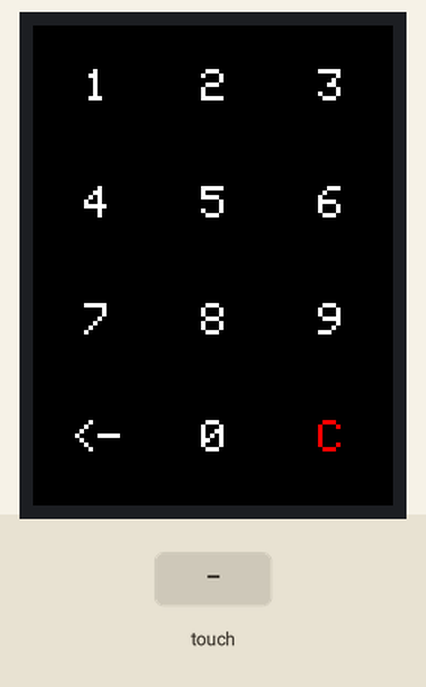
This sketch was run on a simulated ESP32. Shown: 240×320 colour display. The inputs (shaded band) are chosen by the test bench. What the sketch prints to the serial monitor is not drawn.

Above: at 1.5 s.
1.6 s: screen touched at 13 % across, 10 % down
At 1.68 s:
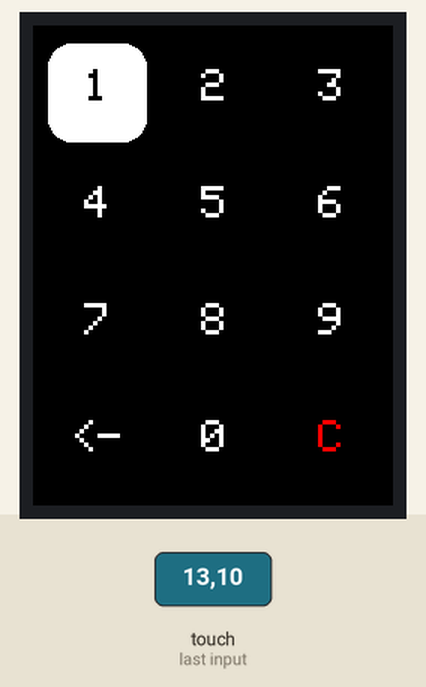
3.2 s: screen touched at 13 % across, 90 % down
At 3.28 s:
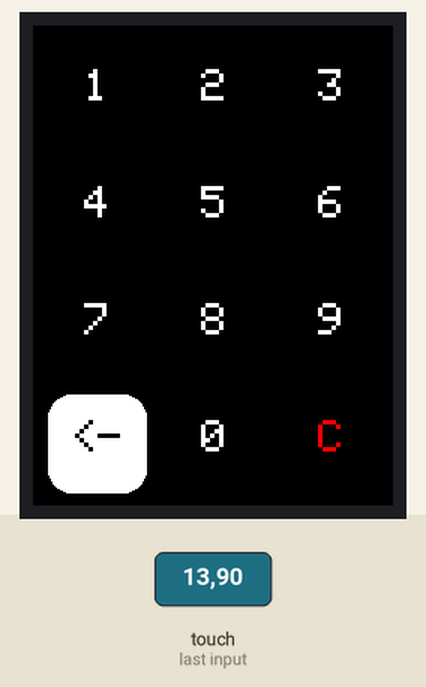
4.8 s: screen touched at 87 % across, 90 % down
At 4.88 s:
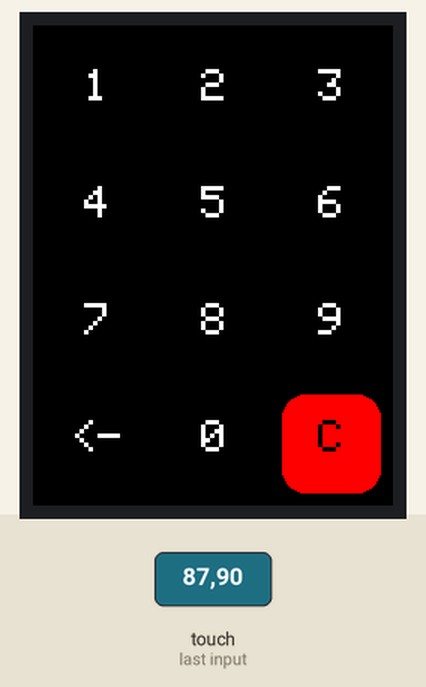
Timing chart, 0 to 7.8 s (numbered marks = the images above; inputs shaded):
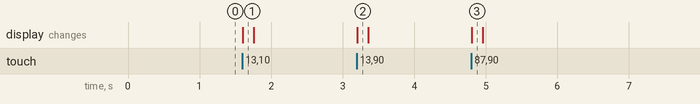

The sketch:

KEYPAD_TEST_WIP.ino
```cpp
/*
  The TFT_eSPI library incorporates an Adafruit_GFX compatible
  button handling class, this sketch is based on the Arduin-o-phone
  example.

  This example diplays a keypad where numbers can be entered and
  send to the Serial Monitor window.

  The sketch has been tested on the ESP8266 (which supports SPIFFS)

  The minimum screen size is 320 x 240 as that is the keypad size.
*/

// The SPIFFS (FLASH filing system) is used to hold touch screen
// calibration data

#include "FS.h"

#include <SPI.h>
#include <TFT_eSPI.h>      // Hardware-specific library

TFT_eSPI tft = TFT_eSPI(); // Invoke custom library

// This is the file name used to store the calibration data
// You can change this to create new calibration files.
// The SPIFFS file name must start with "/".
#define CALIBRATION_FILE "/TouchCalData1"

// Set REPEAT_CAL to true instead of false to run calibration
// again, otherwise it will only be done once.
// Repeat calibration if you change the screen rotation.
#define REPEAT_CAL false

// Keypad start position, key sizes and spacing
#define KEY_X 43 // Centre of key 40
#define KEY_Y 45 //96
#define KEY_W 68 // Width and height
#define KEY_H 68
#define KEY_SPACING_X 10 // X and Y gap
#define KEY_SPACING_Y 10
#define KEY_TEXTSIZE 3   // Font size multiplier

// Create 15 keys for the keypad
char keyLabel[12][4] = {"1", "2", "3",
                        "4", "5", "6",
                        "7", "8","9",
                        "<-", "0", "C"
                       };

uint16_t keyColor[12] = {
                         TFT_BLACK, TFT_BLACK, TFT_BLACK,
                         TFT_BLACK, TFT_BLACK, TFT_BLACK,
                         TFT_BLACK, TFT_BLACK, TFT_BLACK,
                         TFT_BLACK, TFT_BLACK, TFT_BLACK,
                        };

uint16_t keyTextColor[12] = {
                         TFT_WHITE, TFT_WHITE, TFT_WHITE,
                         TFT_WHITE, TFT_WHITE, TFT_WHITE,
                         TFT_WHITE, TFT_WHITE, TFT_WHITE,
                         TFT_WHITE, TFT_WHITE, TFT_RED,
                        };

// Invoke the TFT_eSPI button class and create all the button objects
TFT_eSPI_Button key[12];

//------------------------------------------------------------------------------------------

void setup() {
  // Use serial port
  Serial.begin(115200);

  // Initialise the TFT screen
  tft.init();

  // Set the rotation before we calibrate
  tft.setRotation(0);

  // Calibrate the touch screen and retrieve the scaling factors
//  uint16_t calData[5] = { 364, 3548, 240, 3575, 7 }; old
  uint16_t calData[5] = { 251, 3570, 392, 3467, 4 };

  tft.setTouch(calData);

  // Clear the screen
  tft.fillScreen(TFT_BLACK);

  // Draw keypad background
  tft.fillRect(0, 0, 240, 320, TFT_BLACK);

  // Draw keypad
  drawKeypad();
}

//------------------------------------------------------------------------------------------

void loop(void) {
  uint16_t t_x = 0, t_y = 0; // To store the touch coordinates

  // Pressed will be set true is there is a valid touch on the screen
  boolean pressed = tft.getTouch(&t_x, &t_y);

  // / Check if any key coordinate boxes contain the touch coordinates
  for (uint8_t b = 0; b < 12; b++) {
    if (pressed && key[b].contains(t_x, t_y)) {

      key[b].press(true);  // tell the button it is pressed
    } else {
      key[b].press(false);  // tell the button it is NOT pressed
    }
  }

  // Check if any key has changed state
  for (uint8_t b = 0; b < 12; b++) {
    if (key[b].justReleased()) key[b].drawButton();     // draw normal

    if (key[b].justPressed()) {
        key[b].drawButton(true);  // draw invert

     if(b >= 0){
       Serial.println(keyLabel[b][0]);
     }
      delay(100); // UI debouncing
    }
  }
}

//------------------------------------------------------------------------------------------

void drawKeypad(){
  //Draw Horizontal Lines
  //  for (int h = 80; h <= 320; h += 80)
  //    tft.drawFastHLine(0, h, 240, TFT_DARKGREY);

  //Draw Vertical Lines
  //  for (int v=80; v<=240; v+=80)
  //    tft.drawFastVLine(v, 0, 320, TFT_WHITE);

  // Draw the keys
  for (uint8_t row = 0; row < 4; row++) {
    for (uint8_t col = 0; col < 3; col++) {
      uint8_t b = col + row * 3;
      key[b].initButton(&tft,
                        KEY_X + col * (KEY_W + KEY_SPACING_X), // x
                        KEY_Y + row * (KEY_H + KEY_SPACING_Y) , // y
                        KEY_W, // width btn
                        KEY_H, // height btn
                        TFT_BLACK, // outline
                        keyColor[b], // btn color
                        keyTextColor[b], // text color
                        keyLabel[b],  // label
                        KEY_TEXTSIZE); // text size
      key[b].drawButton();
    }
  }
}

//------------------------------------------------------------------------------------------
```

Measured:
- after the input at 1.6 s, the display: changes at once (image 1)
- after the input at 3.2 s, the display: changes at once (image 2)
- after the input at 4.8 s, the display: changes at once (image 3)
